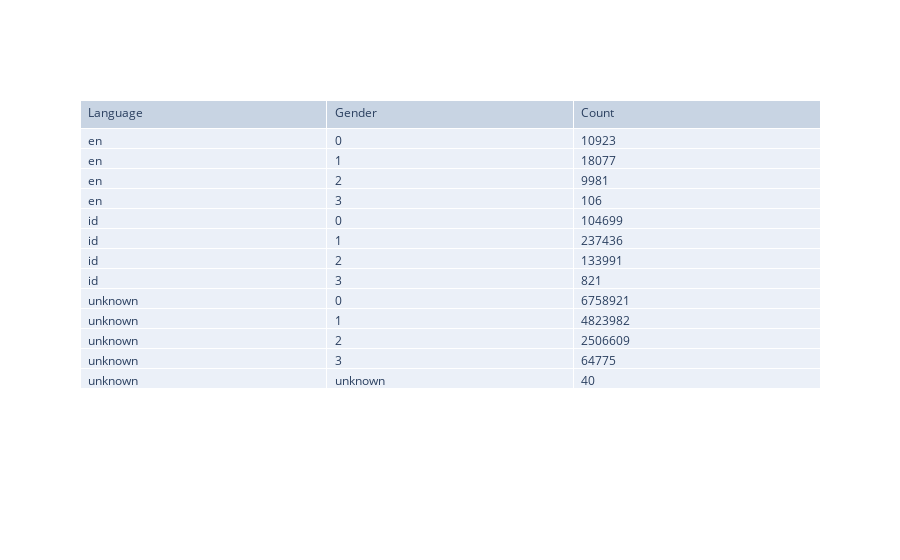
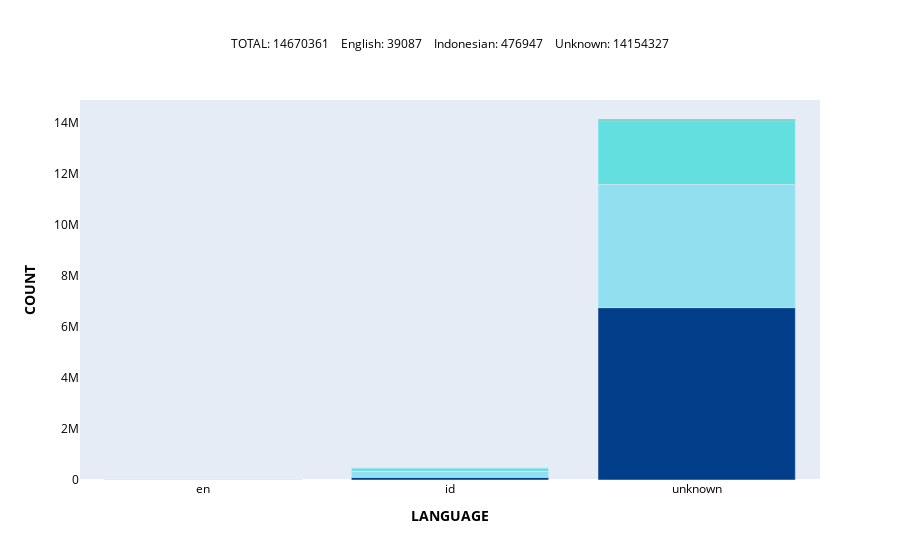

The code cell stored with these charts, in order, in its notebook:
### Code cell
#Plot lang
# groupby sex and lang ( can assign sex colours later and count label)

lang = result.groupby(['lang', 'sex'], sort=True, group_keys = True).count()
lang_ = lang.reset_index()
df = pd.DataFrame(data=lang_, columns = ['lang', 'sex', 'user_id'])
x=df.iloc[:,0]
y=df.iloc[:,2]
sex_colours = df['sex']
# print(df)

# table for LANG gender count breakdown

fig = go.Figure(data=[go.Table(
    header=dict(values=["Language", "Gender", "Count"],
                align='left'),
    cells=dict(values=df.transpose().values.tolist(),
               align='left'))
])

fig.show()


fig = go.Figure()
fig.add_trace(go.Bar(
    x=df.iloc[:,0],
    y=df.iloc[:,2],
    marker=dict(color=cols(sex_colours)),
    hovertext= 
             '<b>Gender</b>: ' + df['sex'].astype(str) + '<br>' +
             '<b>Count: </b>: ' + [f'{x:,.0f}' for x in df['user_id']]+ '<br>'+
             '<b>Language</b>: ' + df['lang'].astype(str) + '<br>'
))


# label bar counts per lang group

en = len(result[result['lang'] == 'en'])
indo = len(result[result['lang'] == 'id'])
unknown = len(result[result['lang'] == 'unknown'])


fig.update_layout(go.Layout(
     title={'text':'TOTAL: ' + f'{len(result)}    ' + 
    'English: ' + f'{en}    ' + 
    'Indonesian: ' + f'{indo}    ' + 
    'Unknown: ' + f'{unknown}    ' ,
     'y':0.93,
     'x':0.5,
     'xanchor':'center',
     'yanchor':'top'},
     titlefont={'color':'black',
     'size':12},
     hovermode='closest',
     legend={'orientation':'h',
     'xanchor':'center','x': 0.5, 'y':-0.7},
     xaxis = dict(title='<b>LANGUAGE</b>',
                    color='black',
                    showline = False,
                    showgrid=False),
     yaxis= dict(title='<b>COUNT</b>',
            color='black',
            showline = False,
            showgrid=False)))

fig.show()

### Figure 1 — Plotly figure (JSON) as saved in the notebook; plotly's stock layout.template omitted (floating-point values rounded to 4 significant figures)
{"data": [{"cells": {"align": "left", "values": [["en", "en", "en", "en", "id", "id", "id", "id", "unknown", "unknown", "unknown", "unknown", "unknown"], ["0", "1", "2", "3", "0", "1", "2", "3", "0", "1", "2", "3", "unknown"], [10923, 18077, 9981, 106, 104699, 237436, 133991, 821, 6758921, 4823982, 2506609, 64775, 40]]}, "header": {"align": "left", "values": ["Language", "Gender", "Count"]}, "type": "table"}], "layout": {}}

### Figure 2 — Plotly figure (JSON) as saved in the notebook; plotly's stock layout.template omitted (floating-point values rounded to 4 significant figures)
{"data": [{"hovertext": ["<b>Gender</b>: 0<br><b>Count: </b>: 10,923<br><b>Language</b>: en<br>", "<b>Gender</b>: 1<br><b>Count: </b>: 18,077<br><b>Language</b>: en<br>", "<b>Gender</b>: 2<br><b>Count: </b>: 9,981<br><b>Language</b>: en<br>", "<b>Gender</b>: 3<br><b>Count: </b>: 106<br><b>Language</b>: en<br>", "<b>Gender</b>: 0<br><b>Count: </b>: 104,699<br><b>Language</b>: id<br>", "<b>Gender</b>: 1<br><b>Count: </b>: 237,436<br><b>Language</b>: id<br>", "<b>Gender</b>: 2<br><b>Count: </b>: 133,991<br><b>Language</b>: id<br>", "<b>Gender</b>: 3<br><b>Count: </b>: 821<br><b>Language</b>: id<br>", "<b>Gender</b>: 0<br><b>Count: </b>: 6,758,921<br><b>Language</b>: unknown<br>", "<b>Gender</b>: 1<br><b>Count: </b>: 4,823,982<br><b>Language</b>: unknown<br>", "<b>Gender</b>: 2<br><b>Count: </b>: 2,506,609<br><b>Language</b>: unknown<br>", "<b>Gender</b>: 3<br><b>Count: </b>: 64,775<br><b>Language</b>: unknown<br>", "<b>Gender</b>: unknown<br><b>Count: </b>: 40<br><b>Language</b>: unknown<br>"], "marker": {"color": ["#023E8A", "#90E0EF", "#64dfdf", "#00B48D", "#023E8A", "#90E0EF", "#64dfdf", "#00B48D", "#023E8A", "#90E0EF", "#64dfdf", "#00B48D", "#0096C7"]}, "type": "bar", "x": ["en", "en", "en", "en", "id", "id", "id", "id", "unknown", "unknown", "unknown", "unknown", "unknown"], "y": [10923, 18077, 9981, 106, 104699, 237436, 133991, 821, 6758921, 4823982, 2506609, 64775, 40]}], "layout": {"hovermode": "closest", "legend": {"orientation": "h", "x": 0.5, "xanchor": "center", "y": -0.7}, "title": {"font": {"color": "black", "size": 12}, "text": "TOTAL: 14670361    English: 39087    Indonesian: 476947    Unknown: 14154327    ", "x": 0.5, "xanchor": "center", "y": 0.93, "yanchor": "top"}, "xaxis": {"color": "black", "showgrid": false, "showline": false, "title": {"text": "<b>LANGUAGE</b>"}}, "yaxis": {"color": "black", "showgrid": false, "showline": false, "title": {"text": "<b>COUNT</b>"}}}}
